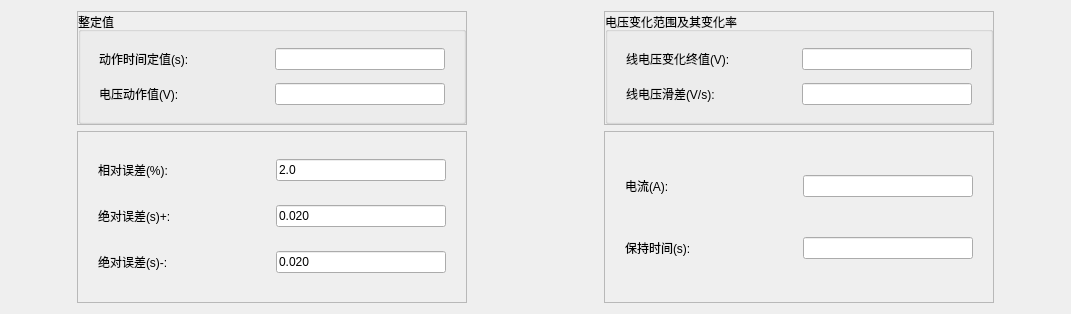
<?xml version="1.0" encoding="UTF-8"?>
<ui version="4.0">
 <class>QLowVolTimeItemParaEditWidget</class>
 <widget class="QWidget" name="QLowVolTimeItemParaEditWidget">
  <property name="geometry">
   <rect>
    <x>0</x>
    <y>0</y>
    <width>1071</width>
    <height>314</height>
   </rect>
  </property>
  <property name="windowTitle">
   <string>Form</string>
  </property>
  <layout class="QHBoxLayout" name="horizontalLayout" stretch="1,4,2,4,1">
   <item>
    <spacer name="horizontalSpacer_2">
     <property name="orientation">
      <enum>Qt::Horizontal</enum>
     </property>
     <property name="sizeHint" stdset="0">
      <size>
       <width>40</width>
       <height>20</height>
      </size>
     </property>
    </spacer>
   </item>
   <item>
    <layout class="QVBoxLayout" name="verticalLayout_3" stretch="2,3">
     <item>
      <widget class="QFrame" name="frame_2">
       <property name="frameShape">
        <enum>QFrame::StyledPanel</enum>
       </property>
       <property name="frameShadow">
        <enum>QFrame::Raised</enum>
       </property>
       <layout class="QVBoxLayout" name="verticalLayout_2">
        <property name="spacing">
         <number>0</number>
        </property>
        <property name="leftMargin">
         <number>0</number>
        </property>
        <property name="topMargin">
         <number>0</number>
        </property>
        <property name="rightMargin">
         <number>0</number>
        </property>
        <property name="bottomMargin">
         <number>0</number>
        </property>
        <item>
         <widget class="QGroupBox" name="groupBox">
          <property name="maximumSize">
           <size>
            <width>16777215</width>
            <height>16777215</height>
           </size>
          </property>
          <property name="title">
           <string>整定值</string>
          </property>
          <layout class="QVBoxLayout" name="verticalLayout_4">
           <item>
            <layout class="QHBoxLayout" name="horizontalLayout_18">
             <property name="spacing">
              <number>6</number>
             </property>
             <property name="leftMargin">
              <number>9</number>
             </property>
             <property name="rightMargin">
              <number>9</number>
             </property>
             <item>
              <widget class="QLabel" name="m_labTSetting">
               <property name="sizePolicy">
                <sizepolicy hsizetype="Fixed" vsizetype="Fixed">
                 <horstretch>0</horstretch>
                 <verstretch>0</verstretch>
                </sizepolicy>
               </property>
               <property name="minimumSize">
                <size>
                 <width>170</width>
                 <height>0</height>
                </size>
               </property>
               <property name="maximumSize">
                <size>
                 <width>170</width>
                 <height>16777215</height>
                </size>
               </property>
               <property name="text">
                <string>动作时间定值(s):</string>
               </property>
               <property name="alignment">
                <set>Qt::AlignLeading|Qt::AlignLeft|Qt::AlignVCenter</set>
               </property>
              </widget>
             </item>
             <item>
              <widget class="QSettingLineEdit" name="m_txtActTime_TSetting">
               <property name="sizePolicy">
                <sizepolicy hsizetype="Fixed" vsizetype="Fixed">
                 <horstretch>0</horstretch>
                 <verstretch>0</verstretch>
                </sizepolicy>
               </property>
               <property name="minimumSize">
                <size>
                 <width>170</width>
                 <height>0</height>
                </size>
               </property>
               <property name="maximumSize">
                <size>
                 <width>170</width>
                 <height>16777215</height>
                </size>
               </property>
              </widget>
             </item>
            </layout>
           </item>
           <item>
            <layout class="QHBoxLayout" name="horizontalLayout_23">
             <property name="leftMargin">
              <number>9</number>
             </property>
             <property name="rightMargin">
              <number>9</number>
             </property>
             <item>
              <widget class="QLabel" name="m_labVSetting">
               <property name="sizePolicy">
                <sizepolicy hsizetype="Fixed" vsizetype="Fixed">
                 <horstretch>0</horstretch>
                 <verstretch>0</verstretch>
                </sizepolicy>
               </property>
               <property name="minimumSize">
                <size>
                 <width>170</width>
                 <height>0</height>
                </size>
               </property>
               <property name="maximumSize">
                <size>
                 <width>170</width>
                 <height>16777215</height>
                </size>
               </property>
               <property name="text">
                <string>电压动作值(V):</string>
               </property>
               <property name="alignment">
                <set>Qt::AlignLeading|Qt::AlignLeft|Qt::AlignVCenter</set>
               </property>
              </widget>
             </item>
             <item>
              <widget class="QSettingLineEdit" name="m_txtActTime_FSetting">
               <property name="sizePolicy">
                <sizepolicy hsizetype="Fixed" vsizetype="Fixed">
                 <horstretch>0</horstretch>
                 <verstretch>0</verstretch>
                </sizepolicy>
               </property>
               <property name="minimumSize">
                <size>
                 <width>170</width>
                 <height>0</height>
                </size>
               </property>
               <property name="maximumSize">
                <size>
                 <width>170</width>
                 <height>16777215</height>
                </size>
               </property>
              </widget>
             </item>
            </layout>
           </item>
          </layout>
         </widget>
        </item>
       </layout>
      </widget>
     </item>
     <item>
      <widget class="QFrame" name="frame">
       <property name="frameShape">
        <enum>QFrame::StyledPanel</enum>
       </property>
       <property name="frameShadow">
        <enum>QFrame::Raised</enum>
       </property>
       <layout class="QVBoxLayout" name="verticalLayout">
        <item>
         <layout class="QHBoxLayout" name="horizontalLayout_7">
          <property name="leftMargin">
           <number>9</number>
          </property>
          <property name="rightMargin">
           <number>9</number>
          </property>
          <item>
           <widget class="QLabel" name="m_labRelErr">
            <property name="sizePolicy">
             <sizepolicy hsizetype="Fixed" vsizetype="Fixed">
              <horstretch>0</horstretch>
              <verstretch>0</verstretch>
             </sizepolicy>
            </property>
            <property name="minimumSize">
             <size>
              <width>170</width>
              <height>0</height>
             </size>
            </property>
            <property name="maximumSize">
             <size>
              <width>170</width>
              <height>16777215</height>
             </size>
            </property>
            <property name="text">
             <string>相对误差(%):</string>
            </property>
            <property name="alignment">
             <set>Qt::AlignLeading|Qt::AlignLeft|Qt::AlignVCenter</set>
            </property>
           </widget>
          </item>
          <item>
           <widget class="QLineEdit" name="m_txtActTime_RelErr">
            <property name="sizePolicy">
             <sizepolicy hsizetype="Fixed" vsizetype="Fixed">
              <horstretch>0</horstretch>
              <verstretch>0</verstretch>
             </sizepolicy>
            </property>
            <property name="minimumSize">
             <size>
              <width>170</width>
              <height>0</height>
             </size>
            </property>
            <property name="maximumSize">
             <size>
              <width>170</width>
              <height>16777215</height>
             </size>
            </property>
            <property name="text">
             <string>2.0</string>
            </property>
           </widget>
          </item>
         </layout>
        </item>
        <item>
         <layout class="QHBoxLayout" name="horizontalLayout_2">
          <property name="leftMargin">
           <number>9</number>
          </property>
          <property name="rightMargin">
           <number>9</number>
          </property>
          <item>
           <widget class="QLabel" name="m_labAbsErrPos">
            <property name="sizePolicy">
             <sizepolicy hsizetype="Fixed" vsizetype="Fixed">
              <horstretch>0</horstretch>
              <verstretch>0</verstretch>
             </sizepolicy>
            </property>
            <property name="minimumSize">
             <size>
              <width>170</width>
              <height>0</height>
             </size>
            </property>
            <property name="maximumSize">
             <size>
              <width>170</width>
              <height>16777215</height>
             </size>
            </property>
            <property name="text">
             <string>绝对误差(s)+:</string>
            </property>
            <property name="alignment">
             <set>Qt::AlignLeading|Qt::AlignLeft|Qt::AlignVCenter</set>
            </property>
           </widget>
          </item>
          <item>
           <widget class="QLineEdit" name="m_txtActTime_AbsErrPos">
            <property name="sizePolicy">
             <sizepolicy hsizetype="Fixed" vsizetype="Fixed">
              <horstretch>0</horstretch>
              <verstretch>0</verstretch>
             </sizepolicy>
            </property>
            <property name="minimumSize">
             <size>
              <width>170</width>
              <height>0</height>
             </size>
            </property>
            <property name="maximumSize">
             <size>
              <width>170</width>
              <height>16777215</height>
             </size>
            </property>
            <property name="text">
             <string>0.020</string>
            </property>
           </widget>
          </item>
         </layout>
        </item>
        <item>
         <layout class="QHBoxLayout" name="horizontalLayout_3">
          <property name="leftMargin">
           <number>9</number>
          </property>
          <property name="rightMargin">
           <number>9</number>
          </property>
          <item>
           <widget class="QLabel" name="m_labAbsErrNeg">
            <property name="sizePolicy">
             <sizepolicy hsizetype="Fixed" vsizetype="Fixed">
              <horstretch>0</horstretch>
              <verstretch>0</verstretch>
             </sizepolicy>
            </property>
            <property name="minimumSize">
             <size>
              <width>170</width>
              <height>0</height>
             </size>
            </property>
            <property name="maximumSize">
             <size>
              <width>170</width>
              <height>16777215</height>
             </size>
            </property>
            <property name="text">
             <string>绝对误差(s)-:</string>
            </property>
            <property name="alignment">
             <set>Qt::AlignLeading|Qt::AlignLeft|Qt::AlignVCenter</set>
            </property>
           </widget>
          </item>
          <item>
           <widget class="QLineEdit" name="m_txtActTime_AbsErrNeg">
            <property name="sizePolicy">
             <sizepolicy hsizetype="Fixed" vsizetype="Fixed">
              <horstretch>0</horstretch>
              <verstretch>0</verstretch>
             </sizepolicy>
            </property>
            <property name="minimumSize">
             <size>
              <width>170</width>
              <height>0</height>
             </size>
            </property>
            <property name="maximumSize">
             <size>
              <width>170</width>
              <height>16777215</height>
             </size>
            </property>
            <property name="text">
             <string>0.020</string>
            </property>
           </widget>
          </item>
         </layout>
        </item>
       </layout>
      </widget>
     </item>
    </layout>
   </item>
   <item>
    <spacer name="horizontalSpacer">
     <property name="orientation">
      <enum>Qt::Horizontal</enum>
     </property>
     <property name="sizeType">
      <enum>QSizePolicy::Preferred</enum>
     </property>
     <property name="sizeHint" stdset="0">
      <size>
       <width>40</width>
       <height>20</height>
      </size>
     </property>
    </spacer>
   </item>
   <item>
    <layout class="QVBoxLayout" name="verticalLayout_8" stretch="2,3">
     <property name="leftMargin">
      <number>0</number>
     </property>
     <property name="topMargin">
      <number>0</number>
     </property>
     <property name="rightMargin">
      <number>0</number>
     </property>
     <property name="bottomMargin">
      <number>0</number>
     </property>
     <item>
      <widget class="QFrame" name="frame_3">
       <property name="frameShape">
        <enum>QFrame::StyledPanel</enum>
       </property>
       <property name="frameShadow">
        <enum>QFrame::Raised</enum>
       </property>
       <layout class="QVBoxLayout" name="verticalLayout_6">
        <property name="spacing">
         <number>0</number>
        </property>
        <property name="leftMargin">
         <number>0</number>
        </property>
        <property name="topMargin">
         <number>0</number>
        </property>
        <property name="rightMargin">
         <number>0</number>
        </property>
        <property name="bottomMargin">
         <number>0</number>
        </property>
        <item>
         <widget class="QGroupBox" name="groupBox_2">
          <property name="maximumSize">
           <size>
            <width>16777215</width>
            <height>16777215</height>
           </size>
          </property>
          <property name="title">
           <string>电压变化范围及其变化率</string>
          </property>
          <layout class="QVBoxLayout" name="verticalLayout_5">
           <property name="leftMargin">
            <number>9</number>
           </property>
           <item>
            <layout class="QHBoxLayout" name="horizontalLayout_9">
             <property name="leftMargin">
              <number>9</number>
             </property>
             <property name="rightMargin">
              <number>9</number>
             </property>
             <item>
              <widget class="QLabel" name="m_labVEnd">
               <property name="sizePolicy">
                <sizepolicy hsizetype="Fixed" vsizetype="Fixed">
                 <horstretch>0</horstretch>
                 <verstretch>0</verstretch>
                </sizepolicy>
               </property>
               <property name="minimumSize">
                <size>
                 <width>170</width>
                 <height>0</height>
                </size>
               </property>
               <property name="maximumSize">
                <size>
                 <width>170</width>
                 <height>16777215</height>
                </size>
               </property>
               <property name="text">
                <string>线电压变化终值(V):</string>
               </property>
               <property name="alignment">
                <set>Qt::AlignLeading|Qt::AlignLeft|Qt::AlignVCenter</set>
               </property>
              </widget>
             </item>
             <item>
              <widget class="QSettingLineEdit" name="m_txtActTime_VEnd">
               <property name="sizePolicy">
                <sizepolicy hsizetype="Fixed" vsizetype="Fixed">
                 <horstretch>0</horstretch>
                 <verstretch>0</verstretch>
                </sizepolicy>
               </property>
               <property name="minimumSize">
                <size>
                 <width>170</width>
                 <height>0</height>
                </size>
               </property>
               <property name="maximumSize">
                <size>
                 <width>170</width>
                 <height>16777215</height>
                </size>
               </property>
              </widget>
             </item>
            </layout>
           </item>
           <item>
            <layout class="QHBoxLayout" name="horizontalLayout_12">
             <property name="leftMargin">
              <number>9</number>
             </property>
             <property name="rightMargin">
              <number>9</number>
             </property>
             <item>
              <widget class="QLabel" name="m_labDvdt">
               <property name="sizePolicy">
                <sizepolicy hsizetype="Fixed" vsizetype="Fixed">
                 <horstretch>0</horstretch>
                 <verstretch>0</verstretch>
                </sizepolicy>
               </property>
               <property name="minimumSize">
                <size>
                 <width>170</width>
                 <height>0</height>
                </size>
               </property>
               <property name="maximumSize">
                <size>
                 <width>170</width>
                 <height>16777215</height>
                </size>
               </property>
               <property name="text">
                <string>线电压滑差(V/s):</string>
               </property>
               <property name="alignment">
                <set>Qt::AlignLeading|Qt::AlignLeft|Qt::AlignVCenter</set>
               </property>
              </widget>
             </item>
             <item>
              <widget class="QSettingLineEdit" name="m_txtActTime_dVdt">
               <property name="sizePolicy">
                <sizepolicy hsizetype="Fixed" vsizetype="Fixed">
                 <horstretch>0</horstretch>
                 <verstretch>0</verstretch>
                </sizepolicy>
               </property>
               <property name="minimumSize">
                <size>
                 <width>170</width>
                 <height>0</height>
                </size>
               </property>
               <property name="maximumSize">
                <size>
                 <width>170</width>
                 <height>16777215</height>
                </size>
               </property>
              </widget>
             </item>
            </layout>
           </item>
          </layout>
         </widget>
        </item>
       </layout>
      </widget>
     </item>
     <item>
      <widget class="QFrame" name="frame_4">
       <property name="frameShape">
        <enum>QFrame::StyledPanel</enum>
       </property>
       <property name="frameShadow">
        <enum>QFrame::Raised</enum>
       </property>
       <layout class="QVBoxLayout" name="verticalLayout_7">
        <property name="spacing">
         <number>6</number>
        </property>
        <property name="leftMargin">
         <number>9</number>
        </property>
        <property name="topMargin">
         <number>9</number>
        </property>
        <property name="rightMargin">
         <number>9</number>
        </property>
        <property name="bottomMargin">
         <number>9</number>
        </property>
        <item>
         <layout class="QHBoxLayout" name="horizontalLayout_15">
          <property name="leftMargin">
           <number>9</number>
          </property>
          <property name="rightMargin">
           <number>9</number>
          </property>
          <item>
           <widget class="QLabel" name="m_labCur">
            <property name="sizePolicy">
             <sizepolicy hsizetype="Fixed" vsizetype="Fixed">
              <horstretch>0</horstretch>
              <verstretch>0</verstretch>
             </sizepolicy>
            </property>
            <property name="minimumSize">
             <size>
              <width>170</width>
              <height>0</height>
             </size>
            </property>
            <property name="maximumSize">
             <size>
              <width>170</width>
              <height>16777215</height>
             </size>
            </property>
            <property name="text">
             <string>电流(A):</string>
            </property>
            <property name="alignment">
             <set>Qt::AlignLeading|Qt::AlignLeft|Qt::AlignVCenter</set>
            </property>
           </widget>
          </item>
          <item>
           <widget class="QLineEdit" name="m_txtActTime_Cur">
            <property name="sizePolicy">
             <sizepolicy hsizetype="Fixed" vsizetype="Fixed">
              <horstretch>0</horstretch>
              <verstretch>0</verstretch>
             </sizepolicy>
            </property>
            <property name="minimumSize">
             <size>
              <width>170</width>
              <height>0</height>
             </size>
            </property>
            <property name="maximumSize">
             <size>
              <width>170</width>
              <height>16777215</height>
             </size>
            </property>
           </widget>
          </item>
         </layout>
        </item>
        <item>
         <layout class="QHBoxLayout" name="horizontalLayout_17">
          <property name="leftMargin">
           <number>9</number>
          </property>
          <property name="rightMargin">
           <number>9</number>
          </property>
          <item>
           <widget class="QLabel" name="m_labHoldTime">
            <property name="sizePolicy">
             <sizepolicy hsizetype="Fixed" vsizetype="Fixed">
              <horstretch>0</horstretch>
              <verstretch>0</verstretch>
             </sizepolicy>
            </property>
            <property name="minimumSize">
             <size>
              <width>170</width>
              <height>0</height>
             </size>
            </property>
            <property name="maximumSize">
             <size>
              <width>170</width>
              <height>16777215</height>
             </size>
            </property>
            <property name="text">
             <string>保持时间(s):</string>
            </property>
            <property name="alignment">
             <set>Qt::AlignLeading|Qt::AlignLeft|Qt::AlignVCenter</set>
            </property>
           </widget>
          </item>
          <item>
           <widget class="QLineEdit" name="m_txtActTime_HoldTime">
            <property name="sizePolicy">
             <sizepolicy hsizetype="Fixed" vsizetype="Fixed">
              <horstretch>0</horstretch>
              <verstretch>0</verstretch>
             </sizepolicy>
            </property>
            <property name="minimumSize">
             <size>
              <width>170</width>
              <height>0</height>
             </size>
            </property>
            <property name="maximumSize">
             <size>
              <width>170</width>
              <height>16777215</height>
             </size>
            </property>
           </widget>
          </item>
         </layout>
        </item>
       </layout>
      </widget>
     </item>
    </layout>
   </item>
   <item>
    <spacer name="horizontalSpacer_3">
     <property name="orientation">
      <enum>Qt::Horizontal</enum>
     </property>
     <property name="sizeHint" stdset="0">
      <size>
       <width>40</width>
       <height>20</height>
      </size>
     </property>
    </spacer>
   </item>
  </layout>
 </widget>
 <customwidgets>
  <customwidget>
   <class>QSettingLineEdit</class>
   <extends>QLineEdit</extends>
   <header>../../UI/Controls/SettingCtrls/qsettinglineedit.h</header>
  </customwidget>
 </customwidgets>
 <resources/>
 <connections/>
</ui>
